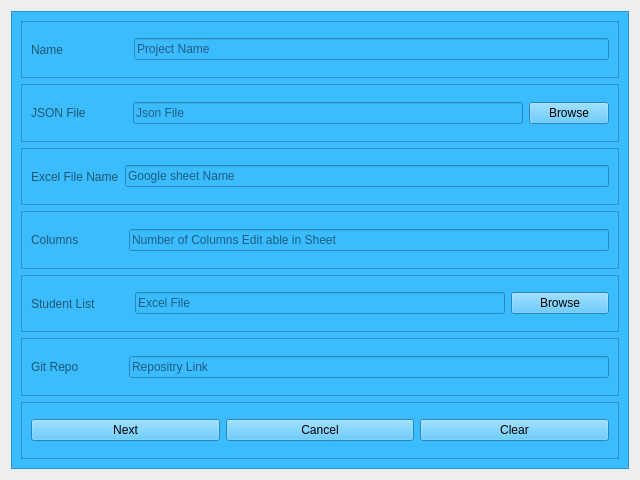
<?xml version="1.0" encoding="UTF-8"?>
<ui version="4.0">
 <class>WizardPage</class>
 <widget class="QWizardPage" name="WizardPage">
  <property name="geometry">
   <rect>
    <x>0</x>
    <y>0</y>
    <width>640</width>
    <height>480</height>
   </rect>
  </property>
  <property name="windowTitle">
   <string>WizardPage</string>
  </property>
  <layout class="QHBoxLayout" name="horizontalLayout_8">
   <item>
    <widget class="QFrame" name="frame">
     <property name="styleSheet">
      <string notr="true">background-color: rgb(58, 188, 255);</string>
     </property>
     <property name="frameShape">
      <enum>QFrame::StyledPanel</enum>
     </property>
     <property name="frameShadow">
      <enum>QFrame::Raised</enum>
     </property>
     <layout class="QVBoxLayout" name="verticalLayout_2">
      <item>
       <widget class="QFrame" name="frame_8">
        <property name="frameShape">
         <enum>QFrame::StyledPanel</enum>
        </property>
        <property name="frameShadow">
         <enum>QFrame::Raised</enum>
        </property>
        <layout class="QHBoxLayout" name="horizontalLayout_7">
         <item>
          <widget class="QLabel" name="label_6">
           <property name="styleSheet">
            <string notr="true">color:rgb(32, 88, 111);</string>
           </property>
           <property name="text">
            <string>Name</string>
           </property>
          </widget>
         </item>
         <item>
          <widget class="QLineEdit" name="Project_Name">
           <property name="maximumSize">
            <size>
             <width>475</width>
             <height>16777215</height>
            </size>
           </property>
           <property name="styleSheet">
            <string notr="true">background-color: rgb(58, 188, 255);
color: rgb(9, 0, 12);</string>
           </property>
           <property name="placeholderText">
            <string>Project Name</string>
           </property>
          </widget>
         </item>
        </layout>
       </widget>
      </item>
      <item>
       <widget class="QFrame" name="frame_2">
        <property name="styleSheet">
         <string notr="true">border-color: qlineargradient(spread:pad, x1:0.18408, y1:0.773, x2:1, y2:0, stop:0 rgba(58, 188, 246, 255), stop:1 rgba(255, 255, 255, 255));
selection-color: qlineargradient(spread:pad, x1:0.18408, y1:0.773, x2:1, y2:0, stop:0 rgba(58, 188, 246, 255), stop:1 rgba(255, 255, 255, 255));</string>
        </property>
        <property name="frameShape">
         <enum>QFrame::StyledPanel</enum>
        </property>
        <property name="frameShadow">
         <enum>QFrame::Raised</enum>
        </property>
        <layout class="QHBoxLayout" name="horizontalLayout">
         <item>
          <widget class="QLabel" name="label">
           <property name="maximumSize">
            <size>
             <width>120</width>
             <height>16777215</height>
            </size>
           </property>
           <property name="styleSheet">
            <string notr="true">color:rgb(32, 88, 111);</string>
           </property>
           <property name="text">
            <string>JSON File</string>
           </property>
          </widget>
         </item>
         <item>
          <widget class="QLineEdit" name="Json_file_path">
           <property name="maximumSize">
            <size>
             <width>390</width>
             <height>16777215</height>
            </size>
           </property>
           <property name="styleSheet">
            <string notr="true">background-color: rgb(58, 188, 255);
color: rgb(9, 0, 12);</string>
           </property>
           <property name="placeholderText">
            <string>Json File </string>
           </property>
          </widget>
         </item>
         <item>
          <widget class="QPushButton" name="Browse_JSON">
           <property name="maximumSize">
            <size>
             <width>80</width>
             <height>16777215</height>
            </size>
           </property>
           <property name="text">
            <string>Browse</string>
           </property>
          </widget>
         </item>
        </layout>
       </widget>
      </item>
      <item>
       <widget class="QFrame" name="frame_3">
        <property name="frameShape">
         <enum>QFrame::StyledPanel</enum>
        </property>
        <property name="frameShadow">
         <enum>QFrame::Raised</enum>
        </property>
        <layout class="QHBoxLayout" name="horizontalLayout_2">
         <item>
          <widget class="QLabel" name="label_2">
           <property name="styleSheet">
            <string notr="true">color:rgb(32, 88, 111);</string>
           </property>
           <property name="text">
            <string>Excel File Name</string>
           </property>
          </widget>
         </item>
         <item>
          <widget class="QLineEdit" name="Sheet_Name">
           <property name="placeholderText">
            <string>Google sheet Name</string>
           </property>
          </widget>
         </item>
        </layout>
       </widget>
      </item>
      <item>
       <widget class="QFrame" name="frame_4">
        <property name="frameShape">
         <enum>QFrame::StyledPanel</enum>
        </property>
        <property name="frameShadow">
         <enum>QFrame::Raised</enum>
        </property>
        <layout class="QHBoxLayout" name="horizontalLayout_3">
         <item>
          <widget class="QLabel" name="label_3">
           <property name="maximumSize">
            <size>
             <width>120</width>
             <height>16777215</height>
            </size>
           </property>
           <property name="styleSheet">
            <string notr="true">color:rgb(32, 88, 111);</string>
           </property>
           <property name="text">
            <string>Columns</string>
           </property>
          </widget>
         </item>
         <item>
          <widget class="QLineEdit" name="Column_data">
           <property name="maximumSize">
            <size>
             <width>480</width>
             <height>16777215</height>
            </size>
           </property>
           <property name="placeholderText">
            <string>Number of Columns Edit able in Sheet</string>
           </property>
          </widget>
         </item>
        </layout>
       </widget>
      </item>
      <item>
       <widget class="QFrame" name="frame_5">
        <property name="frameShape">
         <enum>QFrame::StyledPanel</enum>
        </property>
        <property name="frameShadow">
         <enum>QFrame::Raised</enum>
        </property>
        <layout class="QHBoxLayout" name="horizontalLayout_4">
         <item>
          <widget class="QLabel" name="label_4">
           <property name="styleSheet">
            <string notr="true">color:rgb(32, 88, 111);</string>
           </property>
           <property name="text">
            <string>Student List</string>
           </property>
          </widget>
         </item>
         <item>
          <widget class="QLineEdit" name="Student_List_Url">
           <property name="maximumSize">
            <size>
             <width>370</width>
             <height>16777215</height>
            </size>
           </property>
           <property name="placeholderText">
            <string>Excel File </string>
           </property>
          </widget>
         </item>
         <item>
          <widget class="QPushButton" name="Browse_Student_List">
           <property name="text">
            <string>Browse</string>
           </property>
          </widget>
         </item>
        </layout>
       </widget>
      </item>
      <item>
       <widget class="QFrame" name="frame_6">
        <property name="frameShape">
         <enum>QFrame::StyledPanel</enum>
        </property>
        <property name="frameShadow">
         <enum>QFrame::Raised</enum>
        </property>
        <layout class="QHBoxLayout" name="horizontalLayout_5">
         <item>
          <widget class="QLabel" name="label_5">
           <property name="styleSheet">
            <string notr="true">color:rgb(32, 88, 111);</string>
           </property>
           <property name="text">
            <string>Git Repo</string>
           </property>
          </widget>
         </item>
         <item>
          <widget class="QLineEdit" name="Git_link">
           <property name="maximumSize">
            <size>
             <width>480</width>
             <height>16777215</height>
            </size>
           </property>
           <property name="placeholderText">
            <string>Repositry Link</string>
           </property>
          </widget>
         </item>
        </layout>
       </widget>
      </item>
      <item>
       <widget class="QFrame" name="frame_7">
        <property name="frameShape">
         <enum>QFrame::StyledPanel</enum>
        </property>
        <property name="frameShadow">
         <enum>QFrame::Raised</enum>
        </property>
        <layout class="QHBoxLayout" name="horizontalLayout_6">
         <item>
          <widget class="QPushButton" name="OK_btn">
           <property name="text">
            <string>Next</string>
           </property>
          </widget>
         </item>
         <item>
          <widget class="QPushButton" name="Cancel_btn">
           <property name="text">
            <string>Cancel</string>
           </property>
          </widget>
         </item>
         <item>
          <widget class="QPushButton" name="Clr_btn">
           <property name="text">
            <string>Clear</string>
           </property>
          </widget>
         </item>
        </layout>
       </widget>
      </item>
     </layout>
    </widget>
   </item>
  </layout>
 </widget>
 <resources/>
 <connections/>
</ui>
